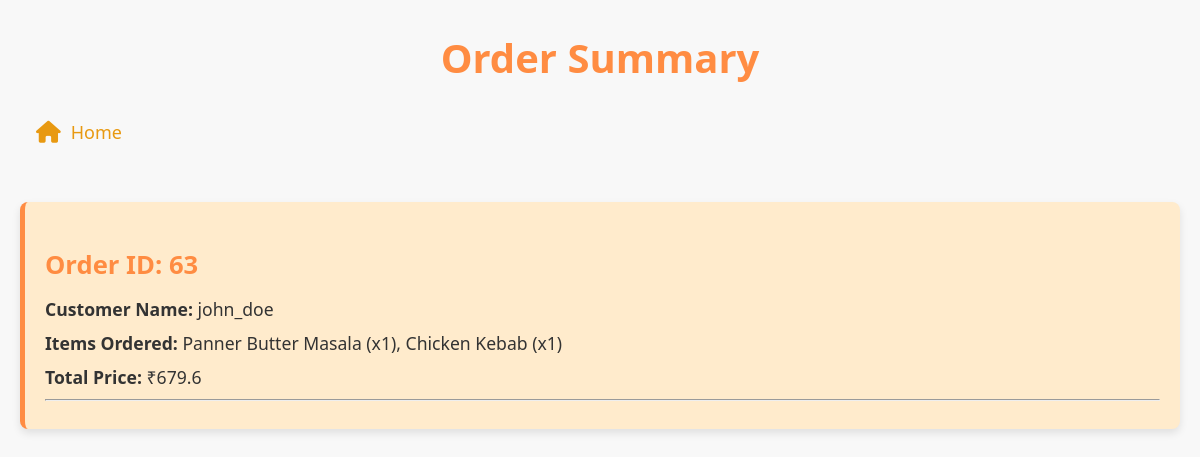
/order_summary (signed in), run on an earlier commit of the app's database.
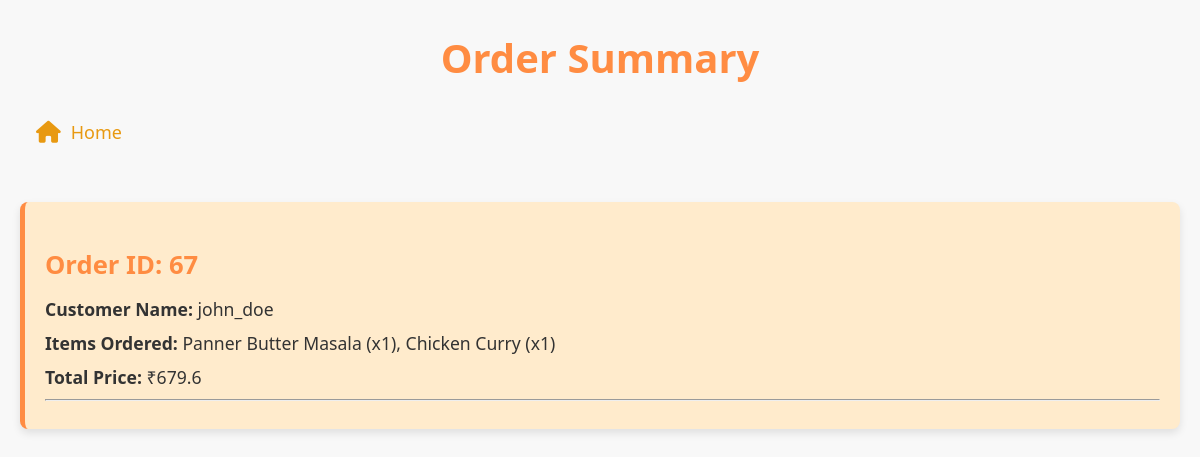
And on a later commit of the database.
### tables this page shows
CREATE TABLE "orders" (
	"id"	INTEGER,
	"items"	TEXT NOT NULL,
	"location"	TEXT NOT NULL,
	"total_price"	REAL NOT NULL,
	"timestamp"	DATETIME DEFAULT CURRENT_TIMESTAMP,
	PRIMARY KEY("id" AUTOINCREMENT)
);

### mergedapp.py (the view)
@app.route('/order_summary')
def order_summary():
    conn = get_db_connection()
    name=session["username"]
    print(name)
    cursor = conn.cursor()
    query = '''
        SELECT DISTINCT r.*,o.customerName,ao.status
        FROM orders r
		JOIN Orders_Analysis o on r.id=o.orderID
		JOIN assignedOrders ao on ao.status='Completed'
		WHERE o.customerName= ? ORDER BY r.id DESC
    '''
    orders = cursor.execute(query,(name,)).fetchone()
    print(orders)
    conn.close()
    orders_list = [dict(orders)]
    print(orders_list)
    return render_template('ordersummary.html', orders=orders_list)

### mergedapp.py (called while the page is built)
def get_db_connection():
    conn = sqlite3.connect(DATABASE)  # Timeout to avoid lock
    conn.row_factory = sqlite3.Row
    return conn

### templates/ordersummary.html (shortened to what this page needs)
<!DOCTYPE html>
<html lang="en">
<head>
    <link rel="stylesheet" href="https://cdnjs.cloudflare.com/ajax/libs/font-awesome/6.0.0/css/all.min.css">
</head>
<body>
    <h1>Order Summary</h1>
    <ul>
        <li><a href="{{ url_for('start') }}"><i class="fa-solid fa-home"></i> Home</a></li>
    </ul>
    {% if orders %}
    <div class="orders-container">
        {% for order in orders %}
            <div class="order-details">
                <h3>Order ID: {{ order.id }}</h3>
                <p><strong>Customer Name:</strong> {{ order.customerName }}</p>
                <p><strong>Items Ordered:</strong> {{ order["items"] }}</p>
                <p><strong>Total Price:</strong> ₹{{ order.total_price }}</p>
                <hr>
            </div>
        {% endfor %}
    </div>
    {% else %}
        <p class="no-orders">No orders found.</p>
    {% endif %}
</body>
</html>

What changed in the data, as far as the page shows it:
no longer on this page (row unchanged): orders: id "63", customerName "john_doe", items "Panner Butter Masala (x1), Chicken Kebab (x1)", total_price "679.6"
added orders: id "67", customerName "john_doe", items "Panner Butter Masala (x1), Chicken Curry (x1)", total_price "679.6"
